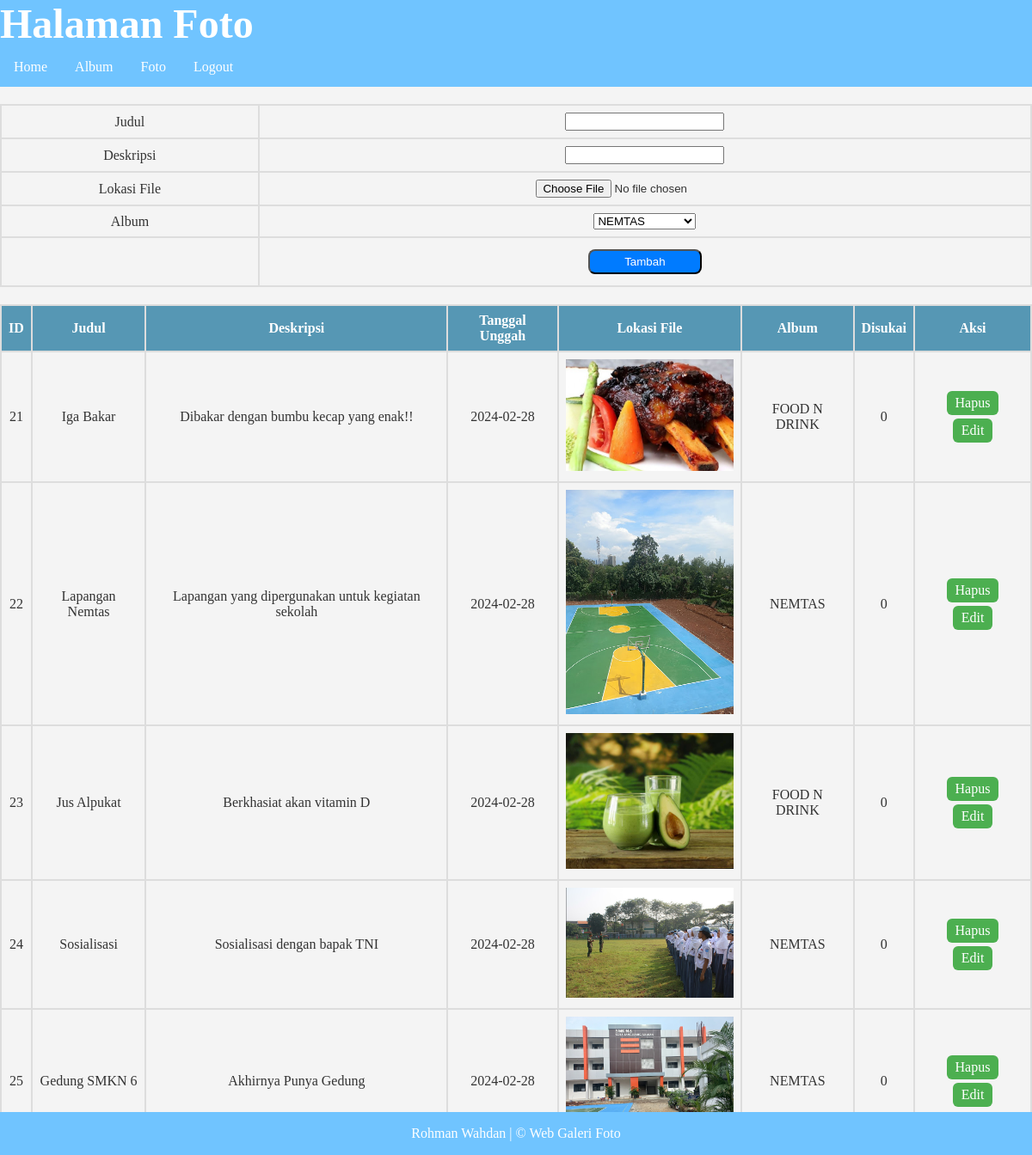
The app's page /foto.php (signed in) with its own data.
### tables this page shows
CREATE TABLE `foto` (
  `fotoid` int(11) NOT NULL,
  `judulfoto` varchar(255) NOT NULL,
  `deskripsifoto` text NOT NULL,
  `tanggalunggah` date NOT NULL,
  `lokasifile` varchar(255) NOT NULL,
  `albumid` int(11) NOT NULL,
  `userid` int(11) NOT NULL
);

CREATE TABLE `album` (
  `albumid` int(11) NOT NULL,
  `namaalbum` varchar(255) NOT NULL,
  `deskripsi` text NOT NULL,
  `tanggaldibuat` date NOT NULL,
  `userid` int(11) NOT NULL
);

### foto.php (the view, shortened to what this page needs)
<!DOCTYPE html>
<html lang="en">
<head>
</head>
<body>
    <h1>Halaman Foto</h1>
    <ul>
        <li><a href="index.php">Home</a></li>
        <li><a href="album.php">Album</a></li>
        <li><a href="foto.php">Foto</a></li>
        <li><a href="logout.php">Logout</a></li>
    </ul>
    <form action="tambah_foto.php" method="post" enctype="multipart/form-data">
        <table>
            <tr>
                <td>Judul</td>
                <td><input type="text" name="judulfoto"></td>
            </tr>
            <tr>
                <td>Deskripsi</td>
                <td><input type="text" name="deskripsifoto"></td>
            </tr>
            <tr>
                <td>Lokasi File</td>
                <td><input type="file" name="lokasifile"></td>
            </tr>
            <tr>
                <td>Album</td>
                <td>
                    <select name="albumid">
                    <?php
                        include "koneksi.php";
                        $userid=$_SESSION['userid'];
                        $sql=mysqli_query($conn,"select * from album where userid='$userid'");
                        while($data=mysqli_fetch_array($sql)){
                    ?>
                            <option value="<?=$data['albumid']?>"><?=$data['namaalbum']?></option>
                    <?php
                        }
                    ?>
                    </select>
                </td>
            </tr>
            <tr>
                <td></td>
                <td><input type="submit" value="Tambah"></td>
            </tr>
        </table>
    </form>
    <table border="1" cellpadding=5 cellspacing=0>
        <tr>
            <th>ID</th>
            <th>Judul</th>
            <th>Deskripsi</th>
            <th>Tanggal Unggah</th>
            <th>Lokasi File</th>
            <th>Album</th>
            <th>Disukai</th>
            <th>Aksi</th>
        </tr>
        <?php
            include "koneksi.php";
            $userid=$_SESSION['userid'];
            $sql=mysqli_query($conn,"select * from foto,album where foto.userid='$userid' and foto.albumid=album.albumid");
            while($data=mysqli_fetch_array($sql)){
        ?>
                <tr>
                    <td><?=$data['fotoid']?></td>
                    <td><?=$data['judulfoto']?></td>
                    <td><?=$data['deskripsifoto']?></td>
                    <td><?=$data['tanggalunggah']?></td>
                    <td>
                        <img src="gambar/<?=$data['lokasifile']?>" width="200px">
                    </td>
                    <td><?=$data['namaalbum']?></td>
                    <td>
                        <?php
                            $fotoid=$data['fotoid'];
                            $sql2=mysqli_query($conn,"select * from likefoto where fotoid='$fotoid'");
                            echo mysqli_num_rows($sql2);
                        ?>
                    </td>
                    <td>
                        <a href="hapus_foto.php?fotoid=<?=$data['fotoid']?>">Hapus</a>
                        <a href="edit_foto.php?fotoid=<?=$data['fotoid']?>">Edit</a>
                    </td>
                </tr>
        <?php
            }
        ?>
    </table>
    <div class="footer">
  <p>Rohman Wahdan | &copy; Web Galeri Foto</p>
</div>
</body>
</html>

### foto.php (style rules this page uses)
body { font-family: "Lucida Console"; margin: 0; padding: 0; background-color: #f4f4f4; color: #333; }
h1 { display: block; font: 3em Times; font-weight: bold; margin: 0; padding: 0; color: white; background-color: #70c4ff }
ul { list-style-type: none; margin: 0; padding: 0; overflow: hidden; background-color: #70c4ff }
li { float: left; }
li a { display: block; color: white; text-align: center; padding: 14px 16px; text-decoration: none; }
table { width: 100%; border-collapse: collapse; margin-top: 20px; }
th, td { border: 2px solid #ddd; padding: 8px; text-align: center; }
th { background-color: #5697b4; color: white; }
img { max-width: 100%; height: auto; }
td a { text-decoration: none; padding: 5px 10px; margin: 2px; display: inline-block; background-color: #4CAF50; color: white; border-radius: 6px; }
input[type="submit"] { width: 15%; padding: 5px; margin: 5px 0; box-sizing: border-box; border-radius: 8px }
input[type="submit"] { background-color: #007BFF; color: #fff; cursor: pointer; }
.footer { position: fixed; left: 0; bottom: 0; width: 100%; background-color: #70c4ff; color: white; text-align: center; }

### records on screen
foto: fotoid "21", judulfoto "Iga Bakar", deskripsifoto "Dibakar dengan bumbu kecap yang enak!!", tanggalunggah "2024-02-28", lokasifile (picture), albumid.namaalbum "FOOD N DRINK", mysqli_num_rows($sql2) "0"
foto: fotoid "22", judulfoto "Lapangan Nemtas", deskripsifoto "Lapangan yang dipergunakan untuk kegiatan sekolah", tanggalunggah "2024-02-28", lokasifile (picture), albumid.namaalbum "NEMTAS", mysqli_num_rows($sql2) "0"
foto: fotoid "23", judulfoto "Jus Alpukat", deskripsifoto "Berkhasiat akan vitamin D", tanggalunggah "2024-02-28", lokasifile (picture), albumid.namaalbum "FOOD N DRINK", mysqli_num_rows($sql2) "0"
foto: fotoid "24", judulfoto "Sosialisasi", deskripsifoto "Sosialisasi dengan bapak TNI", tanggalunggah "2024-02-28", lokasifile (picture), albumid.namaalbum "NEMTAS", mysqli_num_rows($sql2) "0"
foto: fotoid "25", judulfoto "Gedung SMKN 6", deskripsifoto "Akhirnya Punya Gedung", tanggalunggah "2024-02-28", lokasifile (picture), albumid.namaalbum "NEMTAS", mysqli_num_rows($sql2) "0"

### other values on screen
form field albumid "NEMTAS"
